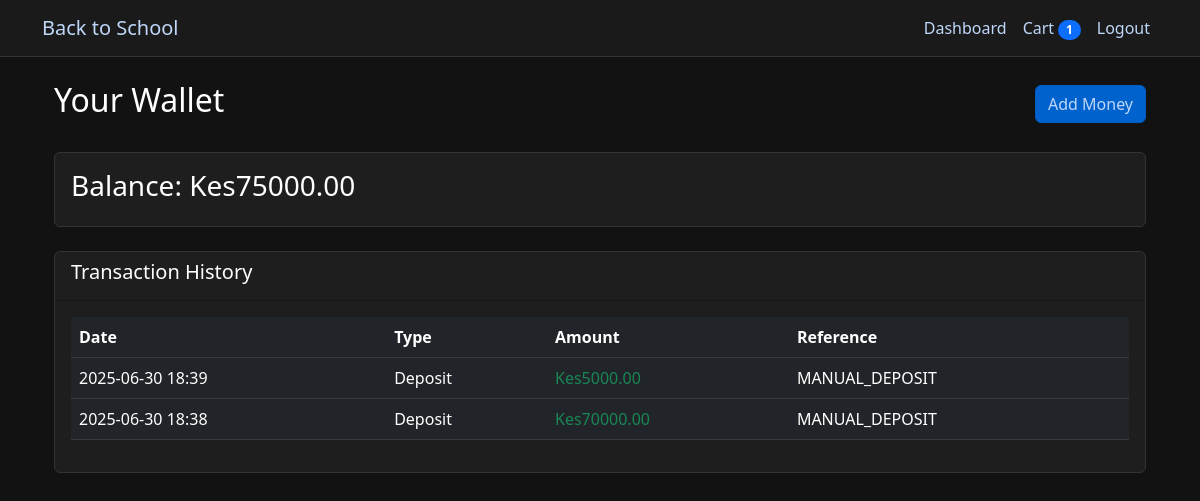
The app's page /wallet (signed in) with its own data.
### app.py (models this page shows)
class Wallet(db.Model):
    id = db.Column(db.Integer, primary_key=True)
    user_id = db.Column(db.Integer, db.ForeignKey('user.id'), nullable=False, unique=True)
    balance = db.Column(db.Float, default=0.0)
    created_at = db.Column(db.DateTime, default=datetime.utcnow)
    updated_at = db.Column(db.DateTime, default=datetime.utcnow, onupdate=datetime.utcnow)
    user = db.relationship('User', backref=db.backref('wallet', uselist=False))
    transactions = db.relationship('WalletTransaction', backref='wallet', cascade='all, delete-orphan')

class WalletTransaction(db.Model):
    id = db.Column(db.Integer, primary_key=True)
    wallet_id = db.Column(db.Integer, db.ForeignKey('wallet.id'), nullable=False)
    amount = db.Column(db.Float, nullable=False)
    transaction_type = db.Column(db.String(20))  # deposit, payment, donation
    reference = db.Column(db.String(100))  # order_id or donation_id
    created_at = db.Column(db.DateTime, default=datetime.utcnow)

### app.py (the view)
@app.route('/wallet')
@login_required
def wallet():
    user = User.query.get(session['user_id'])
    wallet = Wallet.query.filter_by(user_id=user.id).first()
    if not wallet:
        wallet = Wallet(user_id=user.id, balance=0.0)
        db.session.add(wallet)
        db.session.commit()
    transactions = WalletTransaction.query.filter_by(wallet_id=wallet.id)\
                                        .order_by(WalletTransaction.created_at.desc())\
                                        .all()
    return render_template('wallet/index.html', wallet=wallet, transactions=transactions)

### app.py (called while the page is built)
def login_required(f):
    @wraps(f)
    def decorated_function(*args, **kwargs):
        if 'user_id' not in session:
            flash('Please log in to access this page', 'error')
            return redirect(url_for('login'))
        return f(*args, **kwargs)
    return decorated_function

@app.context_processor
def inject_current_user():
    if 'user_id' in session:
        user = db.session.get(User, session['user_id'])
        return {'current_user': user}
    return {'current_user': None}

@app.context_processor
def inject_cart_item_count():
    if 'user_id' in session and session['role'] in ['parent', 'student']:
        user = db.session.get(User, session['user_id'])
        cart = user.carts[0] if user.carts else None
        if cart and cart.items:
            return {'cart_item_count': len(cart.items)}
    return {'cart_item_count': 0}

### templates/wallet/index.html
{% extends "base.html" %}
{% block content %}
<div class="container">
    <div class="d-flex justify-content-between align-items-center mb-4">
        <h2>Your Wallet</h2>
        <a href="{{ url_for('wallet_deposit') }}" class="btn btn-primary">Add Money</a>
    </div>
    <div class="card mb-4">
        <div class="card-body">
            <h3 class="card-title">Balance: Kes{{ "%.2f"|format(wallet.balance) }}</h3>
        </div>
    </div>
    <div class="card">
        <div class="card-header">
            <h5>Transaction History</h5>
        </div>
        <div class="card-body">
            {% if transactions %}
            <div class="table-responsive">
                <table class="table table-dark">
                    <thead>
                        <tr>
                            <th>Date</th>
                            <th>Type</th>
                            <th>Amount</th>
                            <th>Reference</th>
                        </tr>
                    </thead>
                    <tbody>
                        {% for tx in transactions %}
                        <tr>
                            <td>{{ tx.created_at.strftime('%Y-%m-%d %H:%M') }}</td>
                            <td>{{ tx.transaction_type|capitalize }}</td>
                            <td class="{{ 'text-success' if tx.amount > 0 else 'text-danger' }}">
                                Kes{{ "%.2f"|format(tx.amount) }}
                            </td>
                            <td>{{ tx.reference }}</td>
                        </tr>
                        {% endfor %}
                    </tbody>
                </table>
            </div>
            {% else %}
            <p>No transactions yet</p>
            {% endif %}
        </div>
    </div>
</div>
{% endblock %}

### templates/base.html (style rules this page uses)
body { background-color: #121212; color: #ffffff; }
h1, h2, h3, h4, h5, h6, span, p { color: #ffffff !important; }
a { color:rgb(191, 215, 250) !important; }
.card { background-color: #1e1e1e; border: 1px solid #333; }
.btn-primary { background-color: #0062cc; border-color: #005cbf; }
.table { color: #ffffff; }
.table-dark { background-color: #1e1e1e; }

### records on screen
Wallet: balance "75000.00"
WalletTransaction: created_at "2025-06-30 18:39", transaction_type "Deposit", amount "5000.00", reference "MANUAL_DEPOSIT"
WalletTransaction: created_at "2025-06-30 18:38", transaction_type "Deposit", amount "70000.00", reference "MANUAL_DEPOSIT"

### other values on screen
{{ cart_item_count }} "1"
